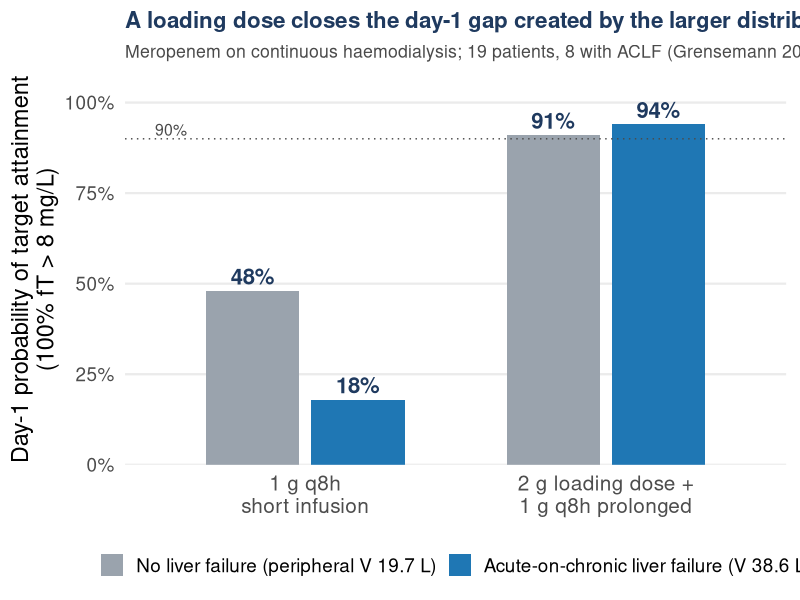

Recreate this plot in R.
# =============================================================================
# Slide 9. Day-1 meropenem target attainment, ACLF vs no liver failure, on CVVHD
# (Grensemann 2020; n = 19, 8 with ACLF; Monte Carlo from the fitted model).
#   Target: 100 % fT > 4 x ECOFF (8 mg/L, Pseudomonas aeruginosa), day 1
#   1 g q8h, short infusion:                ACLF 18 %   no liver failure 48 %
#   2 g loading dose + 1 g q8h prolonged:   ACLF 94 %   no liver failure 91 %
#   Peripheral volume 38.6 L (ACLF) vs 19.7 L.
# Published abstract values; simulation is the authors', not ours.
# =============================================================================
suppressPackageStartupMessages({library(dplyr); library(ggplot2); library(patchwork)})
col_blue <- "#1f77b4"; col_grey <- "#9aa3ad"; col_navy <- "#1f3a5f"; col_dark <- "#4a4a4a"; col_red <- "#b03a3a"
base_theme <- function(bs = 17) theme_minimal(base_size = bs) + theme(panel.grid.minor = element_blank(), plot.title = element_text(face = "bold", color = col_navy, size = bs * 0.95), plot.subtitle = element_text(color = col_dark, size = bs * 0.75), plot.margin = margin(8, 10, 8, 8))

d <- tribble(~regimen, ~grp, ~pta,
  "1 g q8h\nshort infusion",              "ACLF",             18,
  "1 g q8h\nshort infusion",              "No liver failure", 48,
  "2 g loading dose +\n1 g q8h prolonged", "ACLF",             94,
  "2 g loading dose +\n1 g q8h prolonged", "No liver failure", 91) |>
  mutate(regimen = factor(regimen, unique(regimen)), grp = factor(grp, c("No liver failure", "ACLF")))
p <- ggplot(d, aes(regimen, pta, fill = grp)) +
  geom_col(position = position_dodge(0.7), width = 0.62) +
  geom_hline(yintercept = 90, linetype = "dotted", color = col_dark) +
  annotate("text", x = 0.5, y = 92.5, label = "90%", hjust = 0, size = 4, color = col_dark) +
  geom_text(aes(label = paste0(pta, "%")), position = position_dodge(0.7), vjust = -0.4, size = 5.6, fontface = "bold", color = col_navy) +
  scale_fill_manual(values = c("No liver failure" = col_grey, "ACLF" = col_blue), name = NULL,
                    labels = c("No liver failure (peripheral V 19.7 L)", "Acute-on-chronic liver failure (V 38.6 L)")) +
  scale_y_continuous(limits = c(0, 108), breaks = seq(0, 100, 25), expand = c(0, 0), labels = \(x) paste0(x, "%")) +
  labs(x = NULL, y = "Day-1 probability of target attainment\n(100% fT > 8 mg/L)",
       title = "A loading dose closes the day-1 gap created by the larger distribution volume",
       subtitle = "Meropenem on continuous haemodialysis; 19 patients, 8 with ACLF (Grensemann 2020)") +
  base_theme(17) + theme(legend.position = "bottom", panel.grid.major.x = element_blank(),
                         axis.text.x = element_text(size = 15, lineheight = 0.9))
ggsave("figures/aclf_day1_pta.png", p, width = 12.5, height = 5.6, dpi = 200, bg = "white")
